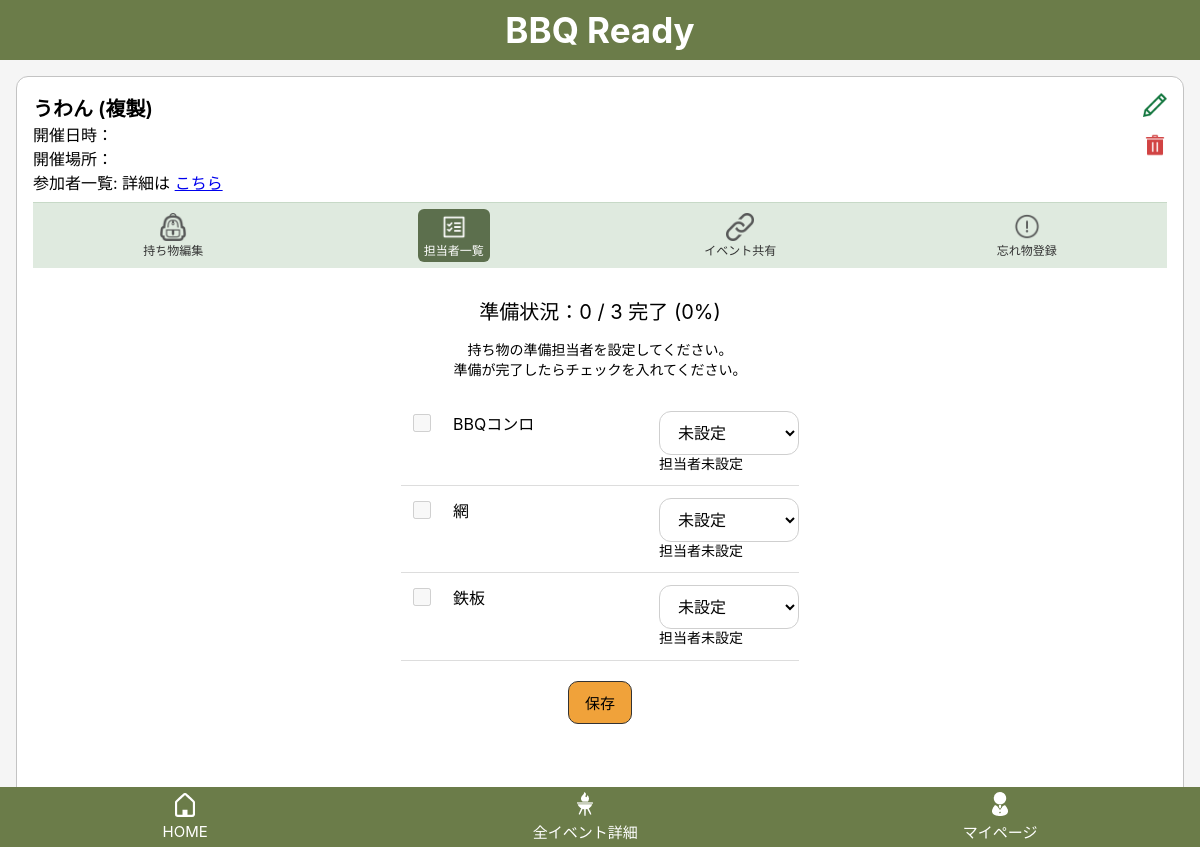
Screenshot of /events/168/assign/ (signed in) with the database file from the repository.
### bbq_app/models.py (models this page shows, shortened)
class Event(models.Model):
    user = models.ForeignKey(settings.AUTH_USER_MODEL, on_delete=models.CASCADE, related_name="events")
    name = models.CharField("イベント名", max_length=30)
    held_at = models.DateTimeField("開催日時", null=True, blank=True)
    location = models.CharField("開催場所", max_length=50, blank=True)
    created_at = models.DateTimeField("作成日時", auto_now_add=True)
    updated_at = models.DateTimeField("更新日時", auto_now=True)

class EventItem(models.Model):
    event = models.ForeignKey(Event, on_delete=models.CASCADE, related_name="event_items")
    bbq_item = models.ForeignKey(BbqItem, on_delete=models.CASCADE, related_name="event_items")
    is_selected = models.BooleanField(default=False)
    assignee = models.ForeignKey(
        "Participant",
        null=True,
        blank=True,
        on_delete=models.SET_NULL,
        related_name="assigned_items"
    )
    is_ready = models.BooleanField(default=False)
    created_at = models.DateTimeField(auto_now_add=True)
    updated_at = models.DateTimeField(auto_now=True)
    class Meta:
        constraints = [
            models.UniqueConstraint(
                fields=["event", "bbq_item"],
                name="unique_event_bbq_item"
            )
        ]

class BbqItem(models.Model):
    class Category(models.IntegerChoices):
        FIRE = 1, "火起こし・調理グッズ"
        PLACE = 2, "会場設営"
        FOOD = 3, "食材・飲み物"
        CONVENIENCE = 4, "便利グッズ"
        OTHER = 5, "その他"
    user = models.ForeignKey(settings.AUTH_USER_MODEL, null=True, blank=True, on_delete=models.CASCADE, related_name="bbq_items")
    name = models.CharField("持ち物名", max_length=50)
    category = models.IntegerField(choices=Category.choices)
    created_at = models.DateTimeField(auto_now_add=True)
    updated_at = models.DateTimeField(auto_now=True)

### bbq_app/views.py (the view, shortened to what this page needs)
# urls.py: path("events/<int:event_id>/assign/", views.item_assign, name="item_assign"),
@login_required
def item_assign(request, event_id):
    event = get_object_or_404(Event, id=event_id, user=request.user)
    Participant.objects.get_or_create(
        event=event,
        user=request.user,
        defaults={"name":request.user.first_name or request.user.username}
    )
    participants = Participant.objects.filter(event=event).order_by("id")
    items = (
        EventItem.objects
        .filter(event=event, is_selected=True)
        .select_related("bbq_item", "assignee")
        .order_by("id")
    )
    total_count = items.count()
    ready_count = items.filter(is_ready=True).count()
    progress_percent = int((ready_count / total_count) * 100 ) if total_count else 0
    return render(
        request,
        "bbq_app/item_assign.html",
        {
            "event": event,
            "participants": participants,
            "items": items,
            "total_count": total_count,
            "ready_count": ready_count,
            "progress_percent": progress_percent
        }
    )

### bbq_app/templates/bbq_app/item_assign.html (shortened to what this page needs)
{% extends "bbq_app/base.html" %}
{% block header %}
  {% include "bbq_app/partials/event_header.html" %}
{% endblock %}
{% block content %}
<p class="assign-progress">
    準備状況：{{ ready_count }} / {{ total_count }} 完了 ({{ progress_percent }}%)
</p>
<p class="assign-description">
    持ち物の準備担当者を設定してください。<br>
    準備が完了したらチェックを入れてください。
</p>
<form method="post">
    {% if items %}
        <ul class="assign-list">
            {% for event_item in items %}
                <li class="assign-row">
                    <div class="assign-check">
                        {% if event_item.assignee and event_item.assignee.user == event.user %}
                            <input
                                type="checkbox"
                                name="ready_items"
                                value="{{ event_item.id }}"
                                {% if event_item.is_ready %}checked{% endif %}
                            >
                        {% else %}
                            <input
                                type="checkbox"
                                disabled
                            >
                        {% endif %}
                    </div>
                    <div class="assign-item-name">
                        {{ event_item.bbq_item.name }}
                    </div>
                    <div class="assign-right">
                        <select name="assignee_{{ event_item.id }}">
                            <option value="">未設定</option>
                        </select>
                        <div class="assign-status">
                            {% if not event_item.assignee %}
                                担当者未設定
                            {% elif event_item.is_ready %}
                                準備完了
                            {% else %}
                                準備中
                            {% endif %}
                        </div>
                    </div>
                </li>
            {% endfor %}
        </ul>
        <div class="assign-save">
            <button type="submit" class="btn btn-primary">
                保存
            </button>
        </div>
    {% else %}
        <p class="assign-empty">必要な持ち物がありません。</p>
    {% endif %}
</form>
{% endblock %}

### bbq_app/templates/bbq_app/partials/event_header.html (shortened to what this page needs)
{% load static %}
{% include "bbq_app/partials/top_bar.html" %}
{% if event %}
<div class="event-header">
  <div class="event_header__top">
    <div>
      <div class="event-header__title">{{ event.name }}</div>
      <div class="event-header__meta">
        開催日時：{{ event.held_at|date:"Y年m月d日 H:i" }}<br>
        開催場所：{{ event.location }}<br>
        参加者一覧: 詳細は
        <a href="#" onclick="openParticipantsModal(); return false;">こちら</a>
      </div>
    </div>
    <div class="event-header__actions">
      <a href="{% url 'event_edit' event.id %}">
        <img src="{% static 'bbq_app/images/pencil.png' %}" width="24">
      </a>
      <a href="#" onclick="openDeleteModal({{ event.id }}); return false;">
        <img src="{% static 'bbq_app/images/trashcan.png' %}" width="24">
      </a>
    </div>
  </div>
  <div class="event-header__nav">
    <a href="{% url 'item_edit' event.id %}"
       class="{% if request.resolver_match.url_name == 'item_edit' %}active{% endif %}">
      <img src="{% static 'bbq_app/images/item_edit.png' %}" width="28">
      <span>持ち物編集</span>
    </a>
    <a href="{% url 'item_assign' event.id %}"
       class="{% if request.resolver_match.url_name == 'item_assign' %}active{% endif %}">
      <img src="{% static 'bbq_app/images/event_participants.png' %}" width="28">
      <span>担当者一覧</span>
    </a>
    <a href="{% url 'event_share' event.id %}"
       class="{% if request.resolver_match.url_name == 'event_share' %}active{% endif %}">
      <img src="{% static 'bbq_app/images/event_share.png' %}" width="28" alt="共有">
      <span>イベント共有</span>
    </a>
    <a href="#"
       onclick="openForgotModal(); return false;">
      <img src="{% static 'bbq_app/images/forgot_item.png' %}" width="28">
      <span>忘れ物登録</span>
    </a>
  </div>
{% endif %}

### bbq_app/static/bbq_app/css/style.css (style rules this page uses)
body { margin: 0; background: #f5f5f5; font-family: -apple-system, BlinkMacSystemFont, "Helvetica Neue", sans-serif; }
.main-content form input, .main-content form textarea, .main-content form select { width: 100%; max-width: 100%; box-sizing: border-box; }
.main-content input, .main-content select, .main-content textarea { height: 44px; padding: 10px 12px; font-size: 16px; box-sizing: border-box; }
.btn { display: inline-block; padding: 10px 16px; border-radius: 10px; border: 1px solid #333; font-size: 15px; cursor: pointer; text-align: center; }
.btn-primary { background:#f0a23a; color:black; }
.event-header { background: white; border: 1px solid #c3c3c3; border-radius: 12px; margin: 16px; padding: 16px; margin-top: 76px; position: relative; }
.event-header__title { font-size: 20px; font-weight: 600; }
.event-header__nav { display: flex; justify-content: space-around; background: #dfeadf; padding: 6px 0; border-top: 1px solid #c7d9c7; margin-top: 8px; }
.event-header__nav a { display: flex; flex-direction: column; align-items: center; text-decoration: none; font-size: 12px; color: #333; padding: 4px 6px; border-radius: 6px; transition: 0.2s; }
.event-header__actions { position: absolute; top: 16px; right: 16px; display: flex; flex-direction: column; gap: 12px; }
.event-header__actions a { text-decoration: none; }
.event-header__nav a.active { background: #5c6f4d; color: white; }
.event-header__nav a.active img { filter: brightness(0) invert(1); }
.assign-list { list-style: none; margin: 0; padding: 0; }
.assign-row { display: grid; grid-template-columns: 40px minmax(90px, 1fr) 140px; gap: 12px; padding: 12px 0; border-bottom: 1px solid #ddd; align-items: start; }
.assign-check { display: flex; justify-content: center; align-items: center; }
.assign-status { font-size: 14px; line-height: 1.3; color: black; }
.assign-progress { text-align:center; font-size:20px; margin-bottom:12px; }
.assign-description { text-align:center; font-size:14px; margin-bottom:20px; color: black; }
.assign-save { text-align:center; margin-top:20px; }
.assign-check input[type="checkbox"] { width: 18px; height: 18px; }
.main-content input[type="text"], .main-content input[type="datetime-local"], .main-content input[type="date"], .main-content input[type="time"], .main-content input[type="datetime-local"], .main-content textarea, .main-content select { padding: 12px 14px; font-size: 16px; border-radius: 12px; border: 1px solid #cfcfcf; box-sizing: border-box; min-height: 44px; background: white; }
input[type="checkbox"] { width: 18px; height: 18px; }

### rows the page displays
Event: name "うわん (複製)"
EventItem: bbq_item.name "BBQコンロ", shows "担当者未設定"
EventItem: bbq_item.name "網", shows "担当者未設定"
EventItem: bbq_item.name "鉄板", shows "担当者未設定"

### other values shown
{{ ready_count }} "0"
{{ total_count }} "3"
{{ progress_percent }} "0"
